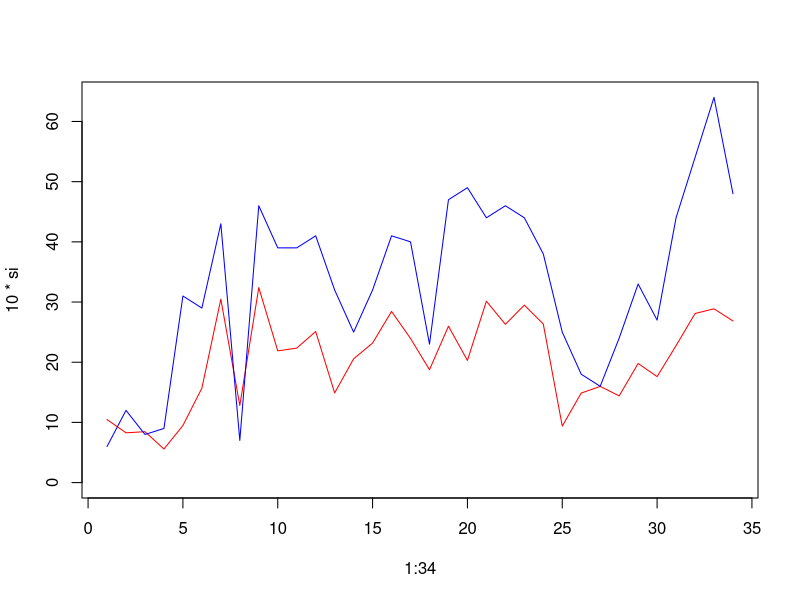

The R source for this figure:
setwd("D:/MyGitHub/Computer_Intensive_Statistics_in_Ecology/data")

##### read data file
cop_density <- read.table("cop_density.txt", header=T)
copepod_composition <- read.table("copepod_composition.txt", header=T)

##### exercise1
com_perc <- copepod_composition/100 ## transform into percentage
den <- as.data.frame(t(c(cop_density[, 1])*t(com_perc))) ## calculate density
den <- round(den, digits=4) # round the table
write.table(den, file="cop_composition_density.txt")

##### exercise2
### richness
richness <- apply(copepod_composition > 0, 2, sum) ## calculate richness
richness

### Shannon diversity index
## H = -sum(p_i*ln(p_i)), where p_i is the proportion of the ith species'
## abundance compared with total community.
## We first replace entry 0 with 0.0001
s <- as.data.frame(lapply(den, function(x){replace(x, x==0, 0.0001)}))
## calculate p_i for each species
s <- as.data.frame(apply(s, 2, function(x){x/sum(x)}))
## calculate Shannon diversity index
si <- apply(s, 2, function(x){-sum(x*log(x))})
si

## interesting relationship between richness and Shannon diversity
plot(1:34, 10*si, type='l', col='red', ylim=c(0, max(range(richness))))
points(1:34, richness, col='blue', type='l')

##### exercise3
## check species if they once became dominant species
domi <- apply(copepod_composition > 2, 1, sum)
domi_cop <- den[which(domi > 0), ] ## find out them

## recognize how many cruises belong to spring, summer or winter
table(substr(colnames(domi_cop), start=1, stop=1))

## create a table to record the result
avg_den <- data.frame(row.names=1:43)
avg_den$spring <- apply(domi_cop[, 1:10], 1, mean)
avg_den$summer <- apply(domi_cop[, 11:25], 1, mean)
avg_den$winter <- apply(domi_cop[, 26:34], 1, mean)
avg_den

